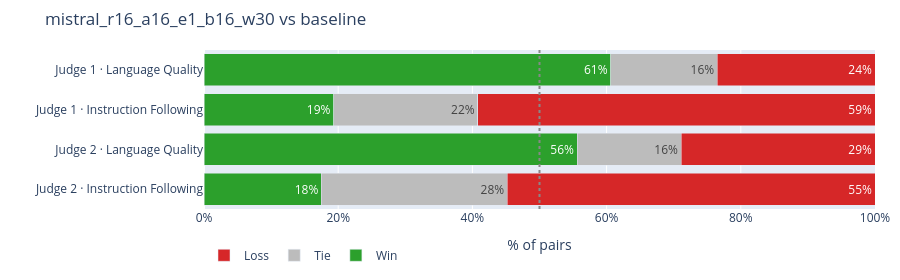

The code cell stored with this chart in its notebook:
### Markdown cell above
## 2. Win / Tie / Loss — horizontal stacked bar

The break-even line (50%) is drawn dotted. The chart is the same one used
in the dashboard, replicated here so this notebook is self-sufficient.

### Code cell
def horizontal_wtl(pw_df: pd.DataFrame, title: str) -> go.Figure:
    pw_df = pw_df.assign(row=pw_df["Judge"] + " · " + pw_df["Dimension"])
    fig = go.Figure()
    for label, col, color in [
        ("Win",  "Win %",  "#2ca02c"),
        ("Tie",  "Tie %",  "#bcbcbc"),
        ("Loss", "Loss %", "#d62728"),
    ]:
        fig.add_bar(
            y=pw_df["row"], x=pw_df[col], name=label, orientation="h",
            marker_color=color,
            text=pw_df[col].map(lambda v: f"{v:.0f}%"),
            textposition="inside",
            hovertemplate=f"%{{y}}<br>{label}: %{{x:.1f}}%<extra></extra>",
        )
    fig.update_layout(
        barmode="stack", title=title,
        xaxis=dict(title="% of pairs", range=[0, 100], ticksuffix="%"),
        yaxis=dict(autorange="reversed", title=""),
        height=80 + 50 * len(pw_df),
        legend=dict(orientation="h", y=-0.2),
        margin=dict(l=10, r=10, t=50, b=40),
    )
    fig.add_vline(x=50, line_dash="dot", line_color="#888")
    return fig


horizontal_wtl(pw_summary.reset_index(), f"{MODEL_LABEL} vs baseline").show()

### Figure 1 — Plotly figure (JSON) as saved in the notebook; plotly's stock layout.template omitted (floating-point values rounded to 4 significant figures)
{"data": [{"hovertemplate": "%{y}<br>Win: %{x:.1f}%<extra></extra>", "marker": {"color": "#2ca02c"}, "name": "Win", "orientation": "h", "text": ["61%", "19%", "56%", "18%"], "textposition": "inside", "type": "bar", "x": [60.6, 19.3, 55.6, 17.5], "y": ["Judge 1 · Language Quality", "Judge 1 · Instruction Following", "Judge 2 · Language Quality", "Judge 2 · Instruction Following"]}, {"hovertemplate": "%{y}<br>Tie: %{x:.1f}%<extra></extra>", "marker": {"color": "#bcbcbc"}, "name": "Tie", "orientation": "h", "text": ["16%", "22%", "16%", "28%"], "textposition": "inside", "type": "bar", "x": [15.9, 21.5, 15.5, 27.7], "y": ["Judge 1 · Language Quality", "Judge 1 · Instruction Following", "Judge 2 · Language Quality", "Judge 2 · Instruction Following"]}, {"hovertemplate": "%{y}<br>Loss: %{x:.1f}%<extra></extra>", "marker": {"color": "#d62728"}, "name": "Loss", "orientation": "h", "text": ["24%", "59%", "29%", "55%"], "textposition": "inside", "type": "bar", "x": [23.5, 59.2, 28.9, 54.8], "y": ["Judge 1 · Language Quality", "Judge 1 · Instruction Following", "Judge 2 · Language Quality", "Judge 2 · Instruction Following"]}], "layout": {"barmode": "stack", "height": 280, "legend": {"orientation": "h", "y": -0.2}, "margin": {"b": 40, "l": 10, "r": 10, "t": 50}, "shapes": [{"line": {"color": "#888", "dash": "dot"}, "type": "line", "x0": 50, "x1": 50, "xref": "x", "y0": 0, "y1": 1, "yref": "y domain"}], "title": {"text": "mistral_r16_a16_e1_b16_w30 vs baseline"}, "xaxis": {"range": [0, 100], "ticksuffix": "%", "title": {"text": "% of pairs"}}, "yaxis": {"autorange": "reversed", "title": {"text": ""}}}}
